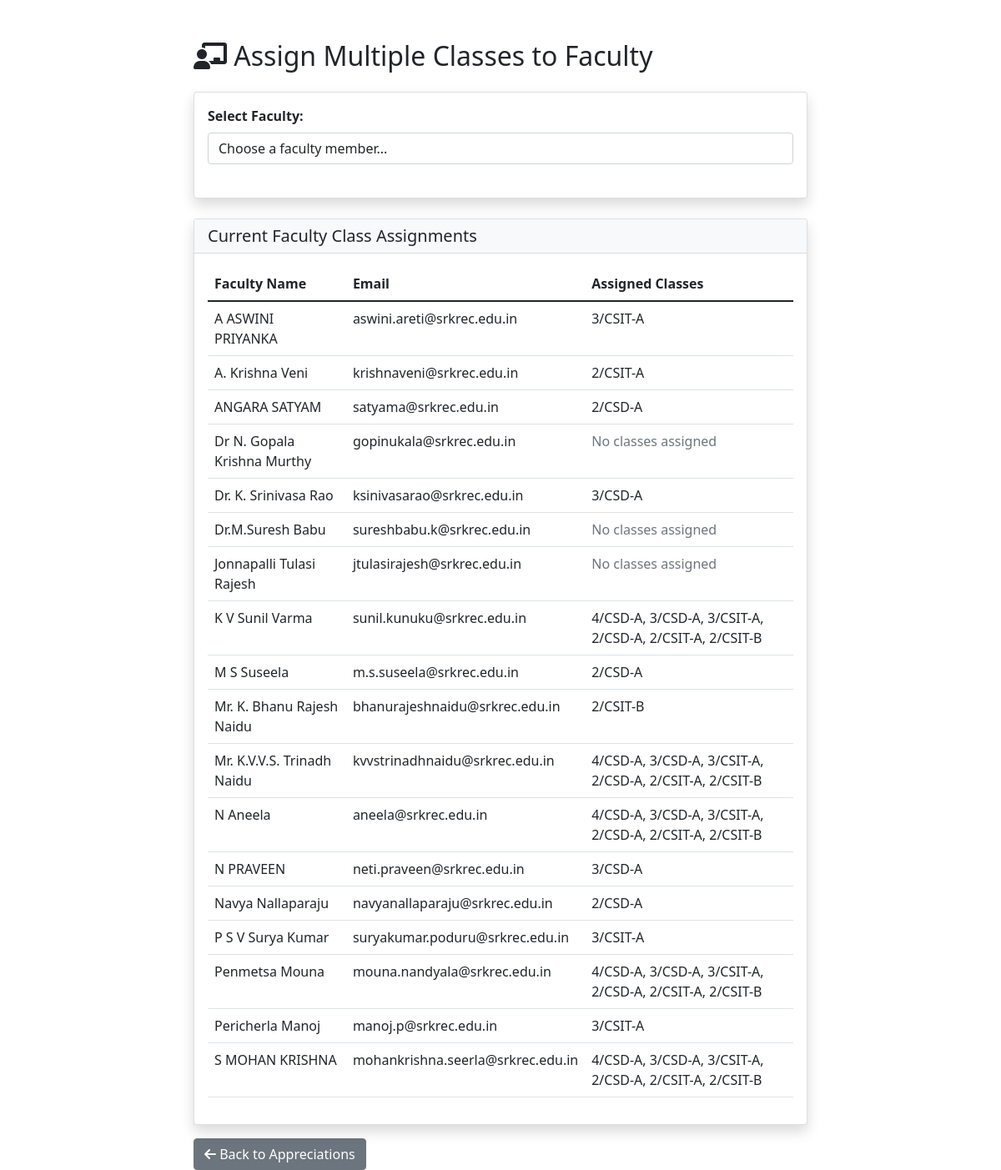
The app's page /admin_assign_faculty_classes.php with its own data.
### tables this page shows
CREATE TABLE `faculties` (
  `faculty_id` int(11) NOT NULL,
  `faculty_name` varchar(100) NOT NULL,
  `email` varchar(100) NOT NULL,
  `password` varchar(255) NOT NULL,
  `class_id` varchar(255) DEFAULT NULL COMMENT 'Comma-separated class IDs',
  `phone_number` varchar(15) DEFAULT NULL,
  `is_active` tinyint(1) DEFAULT 1,
  `created_at` timestamp NOT NULL DEFAULT current_timestamp(),
  `updated_at` timestamp NOT NULL DEFAULT current_timestamp() ON UPDATE current_timestamp()
);

### admin_assign_faculty_classes.php (the view, shortened to what this page needs)
<?php
include './connect.php';
$faculties_query = "SELECT faculty_id, faculty_name, email, class_id FROM faculties ORDER BY faculty_name";
$faculties_result = mysqli_query($conn, $faculties_query);
$faculties = [];
while ($faculty = mysqli_fetch_assoc($faculties_result)) {
    $faculties[] = $faculty;
}
$classes_query = "SELECT class_id, year, branch, section FROM classes ORDER BY year, branch, section";
$classes_result = mysqli_query($conn, $classes_query);
$classes = [];
while ($class = mysqli_fetch_assoc($classes_result)) {
    $classes[] = $class;
}
?>
<!DOCTYPE html>
<html lang="en">
<head>
    <link href="https://cdn.jsdelivr.net/npm/bootstrap@5.1.3/dist/css/bootstrap.min.css" rel="stylesheet">
    <link rel="stylesheet" href="https://cdnjs.cloudflare.com/ajax/libs/font-awesome/6.0.0/css/all.min.css">
</head>
<body>
    <div class="container mt-5">
        <div class="row">
            <div class="col-md-8 offset-md-2">
                <h2 class="mb-4"><i class="fas fa-chalkboard-teacher"></i> Assign Multiple Classes to Faculty</h2>
                <div class="card shadow">
                    <div class="card-body">
                        <form method="POST" action="admin_assign_faculty_classes.php">
                            <div class="mb-4">
                                <label for="faculty_id" class="form-label"><strong>Select Faculty:</strong></label>
                                <select class="form-control" id="faculty_id" name="faculty_id" required onchange="this.form.submit()">
                                    <option value="">Choose a faculty member...</option>
                                </select>
                            </div>
                        </form>
                    </div>
                </div>
                <div class="card shadow mt-4">
                    <div class="card-header bg-light">
                        <h5 class="mb-0">Current Faculty Class Assignments</h5>
                    </div>
                    <div class="card-body">
                        <div class="table-responsive">
                            <table class="table table-hover">
                                <thead>
                                    <tr>
                                        <th>Faculty Name</th>
                                        <th>Email</th>
                                        <th>Assigned Classes</th>
                                    </tr>
                                </thead>
                                <tbody>
                                    <?php foreach ($faculties as $faculty): ?>
                                        <tr>
                                            <td><?php echo htmlspecialchars($faculty['faculty_name']); ?></td>
                                            <td><?php echo htmlspecialchars($faculty['email']); ?></td>
                                            <td>
                                                <?php
                                                if (!empty($faculty['class_id'])) {
                                                    $faculty_class_ids = explode(',', $faculty['class_id']);
                                                    $class_names = [];
                                                    foreach ($faculty_class_ids as $class_id) {
                                                        $class_id = trim($class_id);
                                                        foreach ($classes as $class) {
                                                            if ($class['class_id'] == $class_id) {
                                                                $class_names[] = $class['year'] . '/' . $class['branch'] . '-' . $class['section'];
                                                                break;
                                                            }
                                                        }
                                                    }
                                                    echo htmlspecialchars(implode(', ', $class_names));
                                                } else {
                                                    echo '<span class="text-muted">No classes assigned</span>';
                                                }
                                                ?>
                                            </td>
                                        </tr>
                                    <?php endforeach; ?>
                                </tbody>
                            </table>
                        </div>
                    </div>
                </div>
                <div class="mt-3">
                    <a href="faculty_appreciations.php" class="btn btn-secondary">
                        <i class="fas fa-arrow-left"></i> Back to Appreciations
                    </a>
                </div>
            </div>
        </div>
    </div>
</body>
</html>

### records on screen
faculties: faculty_name "A ASWINI PRIYANKA", email "aswini.areti@srkrec.edu.in", class_names "3/CSIT-A"
faculties: faculty_name "A. Krishna Veni", email "krishnaveni@srkrec.edu.in", class_names "2/CSIT-A"
faculties: faculty_name "ANGARA SATYAM", email "satyama@srkrec.edu.in", class_names "2/CSD-A"
faculties: faculty_name "Dr N. Gopala Krishna Murthy", email "gopinukala@srkrec.edu.in", shows "No classes assigned"
faculties: faculty_name "Dr. K. Srinivasa Rao", email "ksinivasarao@srkrec.edu.in", class_names "3/CSD-A"
faculties: faculty_name "Dr.M.Suresh Babu", email "sureshbabu.k@srkrec.edu.in", shows "No classes assigned"
faculties: faculty_name "Jonnapalli Tulasi Rajesh", email "jtulasirajesh@srkrec.edu.in", shows "No classes assigned"
faculties: faculty_name "K V Sunil Varma", email "sunil.kunuku@srkrec.edu.in", class_names "4/CSD-A, 3/CSD-A, 3/CSIT-A, 2/CSD-A, 2/CSIT-A, 2/CSIT-B"
faculties: faculty_name "M S Suseela", email "m.s.suseela@srkrec.edu.in", class_names "2/CSD-A"
faculties: faculty_name "Mr. K. Bhanu Rajesh Naidu", email "bhanurajeshnaidu@srkrec.edu.in", class_names "2/CSIT-B"
faculties: faculty_name "Mr. K.V.V.S. Trinadh Naidu", email "kvvstrinadhnaidu@srkrec.edu.in", class_names "4/CSD-A, 3/CSD-A, 3/CSIT-A, 2/CSD-A, 2/CSIT-A, 2/CSIT-B"
faculties: faculty_name "N Aneela", email "aneela@srkrec.edu.in", class_names "4/CSD-A, 3/CSD-A, 3/CSIT-A, 2/CSD-A, 2/CSIT-A, 2/CSIT-B"
faculties: faculty_name "N PRAVEEN", email "neti.praveen@srkrec.edu.in", class_names "3/CSD-A"
faculties: faculty_name "Navya Nallaparaju", email "navyanallaparaju@srkrec.edu.in", class_names "2/CSD-A"
faculties: faculty_name "P S V Surya Kumar", email "suryakumar.poduru@srkrec.edu.in", class_names "3/CSIT-A"
faculties: faculty_name "Penmetsa Mouna", email "mouna.nandyala@srkrec.edu.in", class_names "4/CSD-A, 3/CSD-A, 3/CSIT-A, 2/CSD-A, 2/CSIT-A, 2/CSIT-B"
faculties: faculty_name "Pericherla Manoj", email "manoj.p@srkrec.edu.in", class_names "3/CSIT-A"
faculties: faculty_name "S MOHAN KRISHNA", email "mohankrishna.seerla@srkrec.edu.in", class_names "4/CSD-A, 3/CSD-A, 3/CSIT-A, 2/CSD-A, 2/CSIT-A, 2/CSIT-B"
